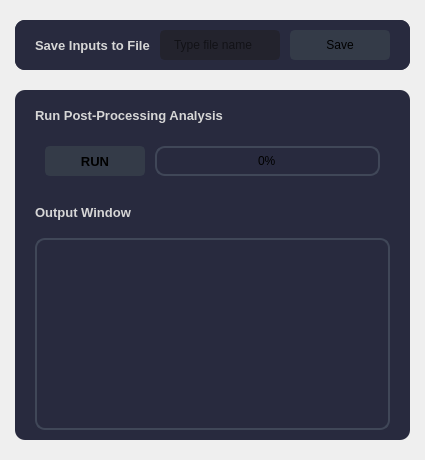
            <widget class="QWidget" name="Run_Widget">
             <layout class="QVBoxLayout" name="verticalLayout_24">
              <property name="spacing">
               <number>20</number>
              </property>
              <property name="leftMargin">
               <number>15</number>
              </property>
              <property name="topMargin">
               <number>20</number>
              </property>
              <property name="rightMargin">
               <number>15</number>
              </property>
              <property name="bottomMargin">
               <number>20</number>
              </property>
              <item>
               <widget class="QFrame" name="Save_Process_File_Frame">
                <property name="maximumSize">
                 <size>
                  <width>16777215</width>
                  <height>150</height>
                 </size>
                </property>
                <property name="styleSheet">
                 <string notr="true">background-color: rgb(40, 42, 62);
border-radius:10px;</string>
                </property>
                <property name="frameShape">
                 <enum>QFrame::StyledPanel</enum>
                </property>
                <property name="frameShadow">
                 <enum>QFrame::Raised</enum>
                </property>
                <layout class="QVBoxLayout" name="verticalLayout_25">
                 <property name="spacing">
                  <number>0</number>
                 </property>
                 <property name="leftMargin">
                  <number>0</number>
                 </property>
                 <property name="topMargin">
                  <number>0</number>
                 </property>
                 <property name="rightMargin">
                  <number>0</number>
                 </property>
                 <property name="bottomMargin">
                  <number>0</number>
                 </property>
                 <item>
                  <widget class="QFrame" name="Save_Input_File_Frame">
                   <property name="frameShape">
                    <enum>QFrame::StyledPanel</enum>
                   </property>
                   <property name="frameShadow">
                    <enum>QFrame::Raised</enum>
                   </property>
                   <layout class="QHBoxLayout" name="horizontalLayout_32">
                    <property name="spacing">
                     <number>10</number>
                    </property>
                    <property name="leftMargin">
                     <number>20</number>
                    </property>
                    <property name="topMargin">
                     <number>10</number>
                    </property>
                    <property name="rightMargin">
                     <number>20</number>
                    </property>
                    <property name="bottomMargin">
                     <number>10</number>
                    </property>
                    <item>
                     <widget class="QLabel" name="Save_Input_File_Label">
                      <property name="font">
                       <font>
                        <family>Segoe UI</family>
                        <pointsize>10</pointsize>
                        <weight>75</weight>
                        <bold>true</bold>
                       </font>
                      </property>
                      <property name="styleSheet">
                       <string notr="true">color: rgb(214, 214, 214);</string>
                      </property>
                      <property name="text">
                       <string>Save Inputs to File</string>
                      </property>
                     </widget>
                    </item>
                    <item>
                     <widget class="QLineEdit" name="Save_Input_File_LineEdit">
                      <property name="maximumSize">
                       <size>
                        <width>16777215</width>
                        <height>30</height>
                       </size>
                      </property>
                      <property name="styleSheet">
                       <string notr="true">QLineEdit {
	background-color: rgb(35, 35, 45);
	border-radius: 5px;
	border: 2px solid rgb(35, 35, 45);
	padding-left: 10px;
}
QLineEdit:hover {
	border: 2px solid rgb(64, 71, 88);
}
QLineEdit:focus {
	border: 2px solid rgb(91, 101, 124);
}</string>
                      </property>
                      <property name="placeholderText">
                       <string>Type file name</string>
                      </property>
                     </widget>
                    </item>
                    <item>
                     <widget class="QPushButton" name="Save_Input_File_Btn">
                      <property name="minimumSize">
                       <size>
                        <width>100</width>
                        <height>30</height>
                       </size>
                      </property>
                      <property name="maximumSize">
                       <size>
                        <width>100</width>
                        <height>30</height>
                       </size>
                      </property>
                      <property name="font">
                       <font>
                        <family>Segoe UI</family>
                        <pointsize>9</pointsize>
                       </font>
                      </property>
                      <property name="styleSheet">
                       <string notr="true">QPushButton {
	border: 2px solid rgb(52, 59, 72);
	border-radius: 5px;	
	background-color: rgb(52, 59, 72);
}
QPushButton:hover {
	background-color: rgb(57, 65, 80);
	border: 2px solid rgb(61, 70, 86);
}
QPushButton:pressed {	
	background-color: rgb(217, 4, 41);
	border: 2px solid rgb(43, 50, 61);
}</string>
                      </property>
                      <property name="text">
                       <string>Save</string>
                      </property>
                      <property name="icon">
                       <iconset>
                        <normalon>:/16x16/icons/16x16/cil-save.png</normalon>
                       </iconset>
                      </property>
                     </widget>
                    </item>
                   </layout>
                  </widget>
                 </item>
                 <item>
                  <widget class="QFrame" name="CheckBox_Frame">
                   <property name="frameShape">
                    <enum>QFrame::StyledPanel</enum>
                   </property>
                   <property name="frameShadow">
                    <enum>QFrame::Raised</enum>
                   </property>
                  </widget>
                 </item>
                </layout>
               </widget>
              </item>
              <item>
               <widget class="QFrame" name="Run_Analysis_Frame">
                <property name="styleSheet">
                 <string notr="true">background-color: rgb(40, 42, 62);
border-radius:10px;</string>
                </property>
                <property name="frameShape">
                 <enum>QFrame::StyledPanel</enum>
                </property>
                <property name="frameShadow">
                 <enum>QFrame::Raised</enum>
                </property>
                <layout class="QVBoxLayout" name="verticalLayout_26">
                 <property name="leftMargin">
                  <number>20</number>
                 </property>
                 <property name="topMargin">
                  <number>10</number>
                 </property>
                 <property name="rightMargin">
                  <number>20</number>
                 </property>
                 <property name="bottomMargin">
                  <number>10</number>
                 </property>
                 <item>
                  <widget class="QLabel" name="Run_Process_Analysis_Label">
                   <property name="minimumSize">
                    <size>
                     <width>0</width>
                     <height>30</height>
                    </size>
                   </property>
                   <property name="maximumSize">
                    <size>
                     <width>200</width>
                     <height>40</height>
                    </size>
                   </property>
                   <property name="font">
                    <font>
                     <family>Segoe UI</family>
                     <pointsize>10</pointsize>
                     <weight>75</weight>
                     <bold>true</bold>
                    </font>
                   </property>
                   <property name="styleSheet">
                    <string notr="true">color: rgb(214, 214, 214);
</string>
                   </property>
                   <property name="text">
                    <string>Run Post-Processing Analysis</string>
                   </property>
                  </widget>
                 </item>
                 <item>
                  <widget class="QFrame" name="Run_Btns_Frame">
                   <property name="frameShape">
                    <enum>QFrame::StyledPanel</enum>
                   </property>
                   <property name="frameShadow">
                    <enum>QFrame::Raised</enum>
                   </property>
                   <layout class="QHBoxLayout" name="horizontalLayout_33">
                    <property name="spacing">
                     <number>10</number>
                    </property>
                    <property name="leftMargin">
                     <number>10</number>
                    </property>
                    <property name="topMargin">
                     <number>10</number>
                    </property>
                    <property name="rightMargin">
                     <number>10</number>
                    </property>
                    <property name="bottomMargin">
                     <number>10</number>
                    </property>
                    <item>
                     <widget class="QPushButton" name="Run_Analysis_Btn">
                      <property name="minimumSize">
                       <size>
                        <width>100</width>
                        <height>30</height>
                       </size>
                      </property>
                      <property name="maximumSize">
                       <size>
                        <width>150</width>
                        <height>40</height>
                       </size>
                      </property>
                      <property name="font">
                       <font>
                        <family>Segoe UI</family>
                        <pointsize>10</pointsize>
                        <weight>75</weight>
                        <bold>true</bold>
                       </font>
                      </property>
                      <property name="styleSheet">
                       <string notr="true">QPushButton {
	border: 2px solid rgb(52, 59, 72);
	border-radius: 5px;	
	background-color: rgb(52, 59, 72);
}
QPushButton:hover {
	background-color: rgb(57, 65, 80);
	border: 2px solid rgb(61, 70, 86);
}
QPushButton:pressed {	
	background-color: rgb(217, 4, 41);
	border: 2px solid rgb(43, 50, 61);
}</string>
                      </property>
                      <property name="text">
                       <string>RUN</string>
                      </property>
                      <property name="icon">
                       <iconset>
                        <normalon>:/20x20/icons/20x20/cil-media-play.png</normalon>
                       </iconset>
                      </property>
                     </widget>
                    </item>
                    <item>
                     <widget class="QProgressBar" name="Run_Analysis_Progress_Bar">
                      <property name="minimumSize">
                       <size>
                        <width>0</width>
                        <height>30</height>
                       </size>
                      </property>
                      <property name="styleSheet">
                       <string notr="true">QProgressBar {
    border: 2px solid rgb(64, 71, 88);
    border-radius: 10px;
	text-align:center;
}

QProgressBar::chunk {
    background-color: rgb(239, 35, 60);
    width: 10px;
	margin-left:6px;

}</string>
                      </property>
                      <property name="value">
                       <number>0</number>
                      </property>
                     </widget>
                    </item>
                   </layout>
                  </widget>
                 </item>
                 <item>
                  <widget class="QLabel" name="Output_Window_Label">
                   <property name="minimumSize">
                    <size>
                     <width>0</width>
                     <height>40</height>
                    </size>
                   </property>
                   <property name="maximumSize">
                    <size>
                     <width>16777215</width>
                     <height>40</height>
                    </size>
                   </property>
                   <property name="font">
                    <font>
                     <family>Segoe UI</family>
                     <pointsize>10</pointsize>
                     <weight>75</weight>
                     <bold>true</bold>
                    </font>
                   </property>
                   <property name="styleSheet">
                    <string notr="true">color: rgb(214, 214, 214);
</string>
                   </property>
                   <property name="text">
                    <string>Output Window</string>
                   </property>
                  </widget>
                 </item>
                 <item>
                  <widget class="QListView" name="Output_Window_ListView">
                   <property name="font">
                    <font>
                     <pointsize>8</pointsize>
                    </font>
                   </property>
                   <property name="styleSheet">
                    <string notr="true">    border: 2px solid rgb(64, 71, 88);
    border-radius: 10px;</string>
                   </property>
                   <property name="frameShape">
                    <enum>QFrame::NoFrame</enum>
                   </property>
                   <property name="lineWidth">
                    <number>1</number>
                   </property>
                  </widget>
                 </item>
                </layout>
               </widget>
              </item>
             </layout>
            </widget>
